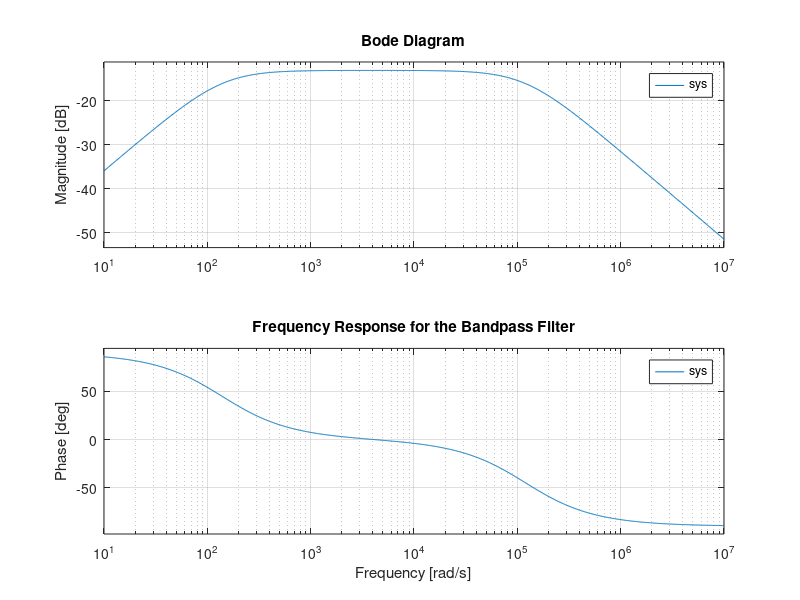

Reproduce this figure in MATLAB. (Note: this script raises an error after producing the figure.)
close all
clear all
clc


%% Input parameters
R1 = 56e3;
R2 = 16e3;
C1 = 100e-9;
C2 = .670e-9;

%% Filter parameters and Transfer Function Generation
omega_p = 1/sqrt(R1*R2*C2*C1);
Q = 1/omega_p/(R2*C1+R1*C1+C2*R2);
K = C1*R2;
num = [K*omega_p^2 0];
den = [1 omega_p/Q omega_p^2];
sys = tf(num,den);  % Generating the system function
bode(sys)
title('Frequency Response for the Bandpass Filter')

%% Determining the Poles (Pass-band of the filter)
syms s
F = double(solve(  s^2 + ((R2*C1+R1*C1+R2*C2)/(R1*R2*C1*C2)) *s + 1/(R1*R2*C1*C2),s));
f_H = -F(1)/2/pi
f_L = -F(2)/2/pi